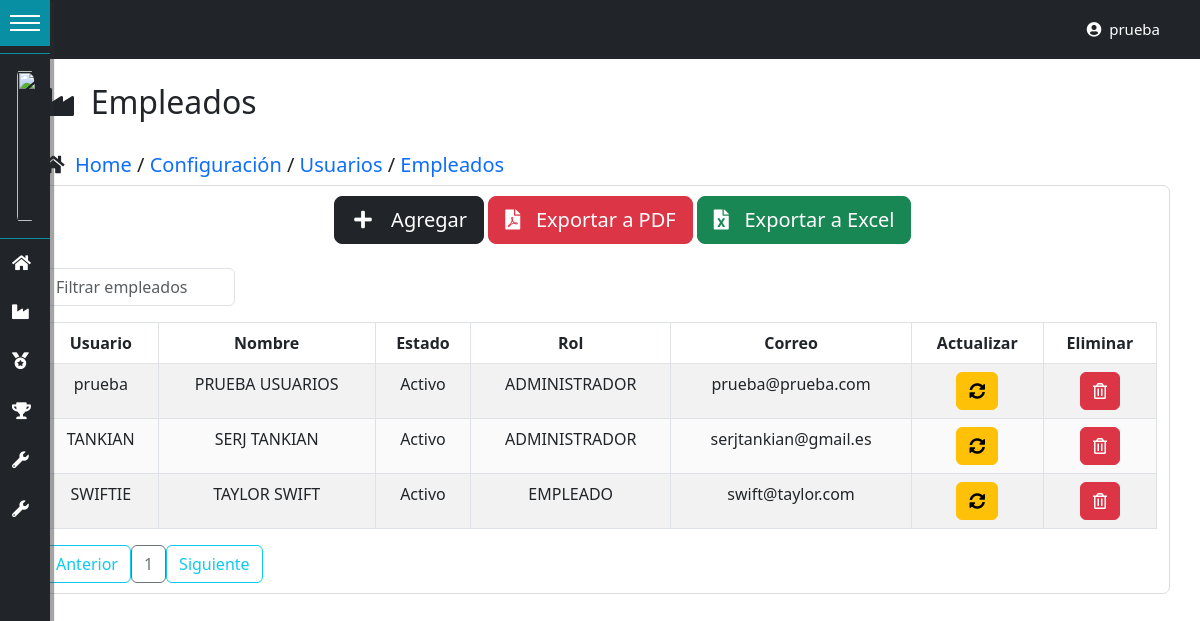
The page /empleados/ (signed in) on the database as committed earlier.
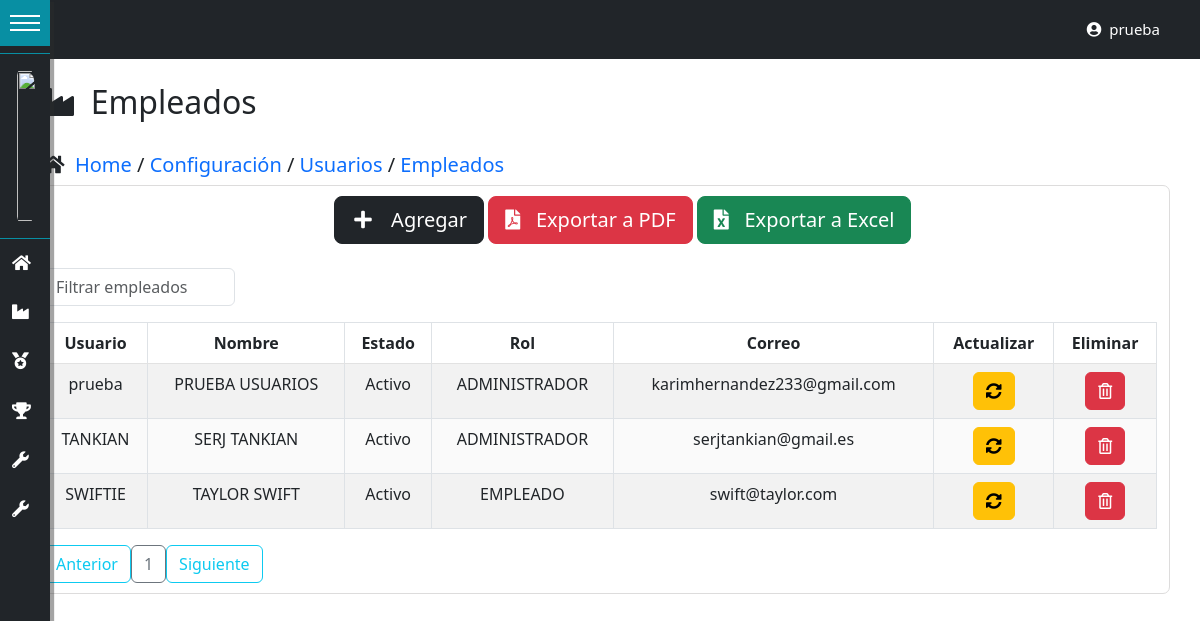
The same page on the database as committed later.
### tables this page shows
CREATE TABLE IF NOT EXISTS `usuarios` (
  `id_usuario` int(11) NOT NULL AUTO_INCREMENT,
  `id_persona` int(11) DEFAULT NULL,
  `usuario` varchar(50) NOT NULL,
  `estado` enum('Activo','Inactivo','Bloqueado','Eliminado') NOT NULL,
  `contrasena` varchar(100) NOT NULL,
  `id_rol` int(11) DEFAULT NULL,
  `fecha_ultima_conexion` datetime DEFAULT NULL,
  `correo_electronico` varchar(50) NOT NULL,
  `creado_por` varchar(30) NOT NULL,
  `fecha_creacion` datetime NOT NULL,
  `modificado_por` varchar(30) DEFAULT NULL,
  `fecha_modificacion` datetime DEFAULT NULL,
  PRIMARY KEY (`id_usuario`) USING BTREE,
  KEY `FK_empleados_roles` (`id_rol`) USING BTREE,
  KEY `FK_usuarios_personas` (`id_persona`),
  CONSTRAINT `FK_usuarios_personas` FOREIGN KEY (`id_persona`) REFERENCES `personas` (`id_persona`) ON DELETE NO ACTION ON UPDATE NO ACTION,
  CONSTRAINT `FK_usuarios_roles` FOREIGN KEY (`id_rol`) REFERENCES `roles` (`id_rol`) ON DELETE NO ACTION ON UPDATE NO ACTION
);

CREATE TABLE IF NOT EXISTS `personas` (
  `id_persona` int(11) NOT NULL AUTO_INCREMENT,
  `nombres` varchar(50) DEFAULT NULL,
  `apellidos` varchar(50) DEFAULT NULL,
  `dni` varchar(20) DEFAULT NULL,
  `telefono` varchar(15) DEFAULT NULL,
  `sexo` enum('Masculino','Femenino') DEFAULT NULL,
  `direccion` varchar(300) DEFAULT NULL,
  `creado_por` varchar(30) DEFAULT NULL,
  `fecha_creacion` datetime DEFAULT NULL,
  `modificado_por` varchar(30) DEFAULT NULL,
  `fecha_modificacion` datetime DEFAULT NULL,
  PRIMARY KEY (`id_persona`)
);

CREATE TABLE IF NOT EXISTS `roles` (
  `id_rol` int(11) NOT NULL AUTO_INCREMENT,
  `rol` varchar(50) NOT NULL,
  `descripcion` varchar(200) NOT NULL,
  `creado_por` varchar(50) NOT NULL,
  `fecha_creacion` datetime NOT NULL,
  `modificado_por` varchar(50) DEFAULT NULL,
  `fecha_modificacion` datetime DEFAULT NULL,
  PRIMARY KEY (`id_rol`) USING BTREE
);

### controladores/vistasControlador.php (called while the page is built, shortened)
<?php
	class vistasControlador extends vistasModelo{
		public function obtener_plantilla_controlador(){
			return require_once "./vistas/plantilla.php";
		}
	}

### index.php (called while the page is built, shortened)
<?php
	require_once "./controladores/vistasControlador.php";
	$plantilla = new vistasControlador();
	$plantilla->obtener_plantilla_controlador();

### config/conexion.php (called while the page is built, shortened)
<?php
class ConexionBD{
    protected $manejador = "mysql";
    private static $servidor = "localhost";
    private static $usuario = "root";
    private static $pass = "";
    protected $db_name = "dbsorteo";
    protected function getConexion(){
        try{
            $parametros=array(PDO::ATTR_PERSISTENT=>true,PDO::MYSQL_ATTR_INIT_COMMAND=>"SET NAMES utf8");
            $this->conexion=new PDO($this->manejador.":host=".self::$servidor.";dbname=".$this->db_name,self::$usuario,self::$pass,$parametros);
            return $this->conexion;
        }
        catch(PDOException $e){
            echo 'Error en la conexion a la BD :'.$e->getMessage();
        }
    }
}

### DatosTablas/obtenerDatosUsuarios.php (called while the page is built, shortened)
<?php
require_once("./config/conexion.php");
class obtenerDatosUsuarios extends ConexionBD{
    public function datosEmpleados(){
        $sql="SELECT u.id_usuario, u.id_persona, u.id_rol, u.usuario, p.nombres, p.apellidos, u.estado,r.rol,
        u.correo_electronico,p.dni, p.telefono,p.sexo,p.direccion from usuarios u
        inner join roles r on r.id_rol=u.id_rol
        inner join personas p on p.id_persona=u.id_persona
        where u.id_rol!=3";
        $resultado=$this->conexion->query($sql) or die ($sql);
        return $resultado;
    }
}

### vistas/contenidos/empleados-view.php (the view, shortened to what this page needs)
<?php
include("./DatosTablas/obtenerDatosUsuarios.php");
?>
<br>
<div class="container">
    <h2><i class="fas fa-industry"></i>&nbsp; Empleados</h2>
</div>
<br>
<div class="container">
    <h5><i class="fas fa-home"></i>&nbsp;
    <a href="<?php echo SERVERURL?>dashboard/"> Home </a>
    /
    <a href="<?php echo SERVERURL?>configuracion/"> Configuración </a>
    /
    <a href="<?php echo SERVERURL?>usuarios/"> Usuarios </a>
    /
    <a href="<?php echo SERVERURL?>empleados/"> Empleados </a></h5>
</div>
<div class="container contenedor-tabla">
    <div class="container">
    <div class="row">
        <div class="col-3"></div>
        <div class="col-7">
            <div class="btn btn-dark btn-lg" data-bs-toggle="modal" data-bs-target="#ModalCrear"><i class="fas fa-plus fa-fw"></i> &nbsp; Agregar</div>
            <div class="btn btn-danger btn-lg" data-bs-toggle="modal" data-bs-target="#ModalCrear"><i class="fas fa-file-pdf"></i> &nbsp; Exportar a PDF</div>
            <div class="btn btn-success btn-lg" data-bs-toggle="modal" data-bs-target="#ModalCrear"><i class="fas fa-file-excel"></i> &nbsp; Exportar a Excel</div>
        </div>
        <div class="col-2"></div>
    </div>
    </div>
<div class="table-responsive">
    <br>
        <input type="text" id="searchBox" class="form-control" onkeyup="filterTable()" placeholder="Filtrar empleados">
    <table id="datos-usuario" class="table table-bordered table-striped text-center">
        <thead>
            <tr>
                <th>Usuario</th>
                <th>Nombre</th>
                <th>Estado</th>
                <th>Rol</th>
                <th>Correo</th>
                <th>Actualizar</th>
                <th>Eliminar</th>
            </tr>
        </thead>
        <tbody class="body">
        <?php
                $datos=new obtenerDatosUsuarios();
                $resultado=$datos->datosEmpleados();
                foreach ($resultado as $fila){
            ?>
            <tr>
                <td><?php echo $fila['usuario']; ?></td>
                <td><?php echo $fila['nombres'] . " " . $fila['apellidos']; ?></td>
                <td><?php echo $fila['estado']; ?></td>
                <td><?php echo $fila['rol']; ?></td>
                <td><?php echo $fila['correo_electronico']; ?></td>
                <td>
				<button class="btn btn-warning" data-bs-toggle="modal" data-bs-target="#ModalAct<?php echo $fila['id_usuario'];?>">
					<i class="fas fa-sync-alt"></i>
                </button>
			    </td>
                <td>
					<form class="FormularioAjax" action="<?php echo SERVERURL; ?>ajax/usuarioAjax.php" method="POST" data-form="delete" autocomplete="off">
					<button type="submit" class="btn btn-danger">
						<i class="far fa-trash-alt"></i>
					</button>
					</form>
				</td>
                </tr>
            <?php
                    }
            ?>
        </tbody>
    </table>
</div>
<div id="paginador" class=""></div>
</div>
<br>
<br>

Rows that differ between the two databases and show on the page:
changed usuarios "prueba": correo_electronico "prueba@prueba.com" → "karimhernandez233@gmail.com"
